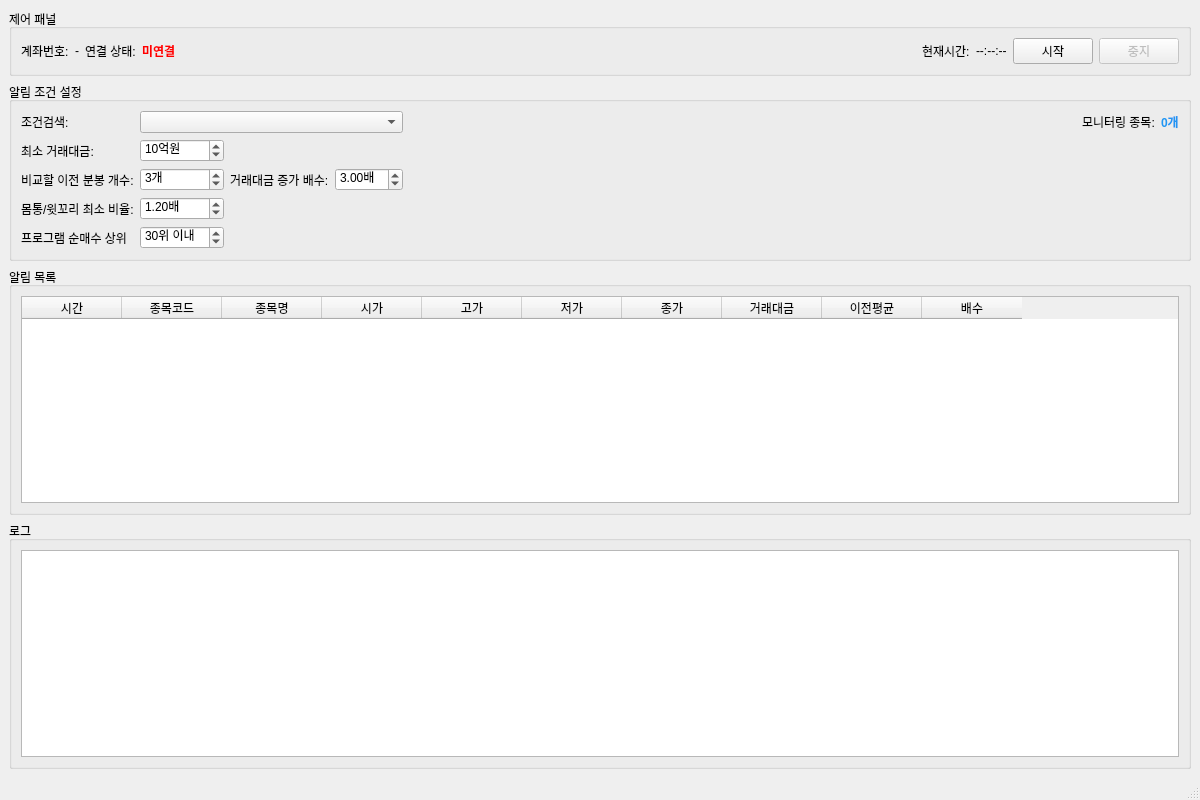
<?xml version="1.0" encoding="UTF-8"?>
<ui version="4.0">
 <class>MainWindow</class>
 <widget class="QMainWindow" name="MainWindow">
  <property name="geometry">
   <rect>
    <x>0</x>
    <y>0</y>
    <width>1200</width>
    <height>800</height>
   </rect>
  </property>
  <property name="windowTitle">
   <string>실시간 거래대금 급증 탐지 시스템</string>
  </property>
  <widget class="QWidget" name="centralwidget">
   <layout class="QVBoxLayout" name="verticalLayout">
    <item>
     <widget class="QGroupBox" name="groupBox_control">
      <property name="title">
       <string>제어 패널</string>
      </property>
      <layout class="QHBoxLayout" name="horizontalLayout">
       <item>
        <widget class="QLabel" name="label_account">
         <property name="text">
          <string>계좌번호:</string>
         </property>
        </widget>
       </item>
       <item>
        <widget class="QLabel" name="account_info">
         <property name="text">
          <string>-</string>
         </property>
        </widget>
       </item>
       <item>
        <widget class="QLabel" name="label_status">
         <property name="text">
          <string>연결 상태:</string>
         </property>
        </widget>
       </item>
       <item>
        <widget class="QLabel" name="connection_status">
         <property name="styleSheet">
          <string>color: red; font-weight: bold;</string>
         </property>
         <property name="text">
          <string>미연결</string>
         </property>
        </widget>
       </item>
       <item>
        <spacer name="horizontalSpacer">
         <property name="orientation">
          <enum>Qt::Horizontal</enum>
         </property>
         <property name="sizeHint" stdset="0">
          <size>
           <width>40</width>
           <height>20</height>
          </size>
         </property>
        </spacer>
       </item>
       <item>
        <widget class="QLabel" name="label_current_time">
         <property name="text">
          <string>현재시간:</string>
         </property>
        </widget>
       </item>
       <item>
        <widget class="QLabel" name="current_time">
         <property name="font">
          <font/>
         </property>
         <property name="styleSheet">
          <string notr="true"/>
         </property>
         <property name="text">
          <string>--:--:--</string>
         </property>
        </widget>
       </item>
       <item>
        <widget class="QPushButton" name="start_button">
         <property name="text">
          <string>시작</string>
         </property>
        </widget>
       </item>
       <item>
        <widget class="QPushButton" name="stop_button">
         <property name="enabled">
          <bool>false</bool>
         </property>
         <property name="text">
          <string>중지</string>
         </property>
        </widget>
       </item>
      </layout>
     </widget>
    </item>
    <item>
     <widget class="QGroupBox" name="groupBox_parameters">
      <property name="title">
       <string>알림 조건 설정</string>
      </property>
      <layout class="QGridLayout" name="gridLayout">
       <item row="0" column="1" colspan="3">
        <widget class="QComboBox" name="condition_combobox"/>
       </item>
       <item row="0" column="10">
        <widget class="QLabel" name="monitoring_count">
         <property name="styleSheet">
          <string>font-weight: bold; color: #2196F3;</string>
         </property>
         <property name="text">
          <string>0개</string>
         </property>
        </widget>
       </item>
       <item row="5" column="3">
        <widget class="QDoubleSpinBox" name="amount_multiplier">
         <property name="suffix">
          <string>배</string>
         </property>
         <property name="minimum">
          <double>1.000000000000000</double>
         </property>
         <property name="maximum">
          <double>20.000000000000000</double>
         </property>
         <property name="singleStep">
          <double>0.100000000000000</double>
         </property>
         <property name="value">
          <double>3.000000000000000</double>
         </property>
        </widget>
       </item>
       <item row="4" column="0">
        <widget class="QLabel" name="label_min_amount">
         <property name="text">
          <string>최소 거래대금:</string>
         </property>
        </widget>
       </item>
       <item row="5" column="1">
        <widget class="QSpinBox" name="lookback_candles">
         <property name="suffix">
          <string>개</string>
         </property>
         <property name="minimum">
          <number>1</number>
         </property>
         <property name="maximum">
          <number>10</number>
         </property>
         <property name="value">
          <number>3</number>
         </property>
        </widget>
       </item>
       <item row="4" column="1">
        <widget class="QSpinBox" name="min_amount">
         <property name="suffix">
          <string>억원</string>
         </property>
         <property name="minimum">
          <number>1</number>
         </property>
         <property name="maximum">
          <number>1000</number>
         </property>
         <property name="value">
          <number>10</number>
         </property>
        </widget>
       </item>
       <item row="0" column="0">
        <widget class="QLabel" name="label_condition_index">
         <property name="text">
          <string>조건검색:</string>
         </property>
        </widget>
       </item>
       <item row="5" column="0">
        <widget class="QLabel" name="label_lookback_candles">
         <property name="text">
          <string>비교할 이전 분봉 개수:</string>
         </property>
        </widget>
       </item>
       <item row="0" column="8">
        <spacer name="horizontalSpacer_2">
         <property name="orientation">
          <enum>Qt::Horizontal</enum>
         </property>
         <property name="sizeHint" stdset="0">
          <size>
           <width>40</width>
           <height>20</height>
          </size>
         </property>
        </spacer>
       </item>
       <item row="6" column="1">
        <widget class="QDoubleSpinBox" name="body_tail_ratio">
         <property name="suffix">
          <string>배</string>
         </property>
         <property name="minimum">
          <double>1.000000000000000</double>
         </property>
         <property name="maximum">
          <double>10.000000000000000</double>
         </property>
         <property name="singleStep">
          <double>0.100000000000000</double>
         </property>
         <property name="value">
          <double>1.200000000000000</double>
         </property>
        </widget>
       </item>
       <item row="6" column="0">
        <widget class="QLabel" name="label_body_tail_ratio">
         <property name="text">
          <string>몸통/윗꼬리 최소 비율:</string>
         </property>
        </widget>
       </item>
       <item row="5" column="2">
        <widget class="QLabel" name="label_amount_multiplier">
         <property name="text">
          <string>거래대금 증가 배수:</string>
         </property>
        </widget>
       </item>
       <item row="0" column="9">
        <widget class="QLabel" name="label_monitoring_count">
         <property name="text">
          <string>모니터링 종목:</string>
         </property>
        </widget>
       </item>
       <item row="7" column="0">
        <widget class="QLabel" name="label_program_count">
         <property name="text">
          <string>프로그램 순매수 상위</string>
         </property>
        </widget>
       </item>
       <item row="7" column="1">
        <widget class="QSpinBox" name="program_count">
         <property name="suffix">
          <string>위 이내</string>
         </property>
         <property name="minimum">
          <number>1</number>
         </property>
         <property name="maximum">
          <number>100</number>
         </property>
         <property name="value">
          <number>30</number>
         </property>
        </widget>
       </item>
      </layout>
     </widget>
    </item>
    <item>
     <widget class="QGroupBox" name="groupBox_alerts">
      <property name="title">
       <string>알림 목록</string>
      </property>
      <layout class="QVBoxLayout" name="verticalLayout_2">
       <item>
        <widget class="QTableWidget" name="alert_table">
         <property name="editTriggers">
          <set>QAbstractItemView::NoEditTriggers</set>
         </property>
         <property name="alternatingRowColors">
          <bool>true</bool>
         </property>
         <property name="selectionMode">
          <enum>QAbstractItemView::SingleSelection</enum>
         </property>
         <property name="selectionBehavior">
          <enum>QAbstractItemView::SelectRows</enum>
         </property>
         <property name="sortingEnabled">
          <bool>false</bool>
         </property>
         <column>
          <property name="text">
           <string>시간</string>
          </property>
         </column>
         <column>
          <property name="text">
           <string>종목코드</string>
          </property>
         </column>
         <column>
          <property name="text">
           <string>종목명</string>
          </property>
         </column>
         <column>
          <property name="text">
           <string>시가</string>
          </property>
         </column>
         <column>
          <property name="text">
           <string>고가</string>
          </property>
         </column>
         <column>
          <property name="text">
           <string>저가</string>
          </property>
         </column>
         <column>
          <property name="text">
           <string>종가</string>
          </property>
         </column>
         <column>
          <property name="text">
           <string>거래대금</string>
          </property>
         </column>
         <column>
          <property name="text">
           <string>이전평균</string>
          </property>
         </column>
         <column>
          <property name="text">
           <string>배수</string>
          </property>
         </column>
        </widget>
       </item>
      </layout>
     </widget>
    </item>
    <item>
     <widget class="QGroupBox" name="groupBox_log">
      <property name="title">
       <string>로그</string>
      </property>
      <layout class="QVBoxLayout" name="verticalLayout_3">
       <item>
        <widget class="QTextBrowser" name="log_browser">
         <property name="styleSheet">
          <string>font-family: 'Consolas', 'Courier New', monospace; font-size: 9pt;</string>
         </property>
        </widget>
       </item>
      </layout>
     </widget>
    </item>
   </layout>
  </widget>
  <widget class="QMenuBar" name="menubar">
   <property name="geometry">
    <rect>
     <x>0</x>
     <y>0</y>
     <width>1200</width>
     <height>21</height>
    </rect>
   </property>
  </widget>
  <widget class="QStatusBar" name="statusbar"/>
 </widget>
 <resources/>
 <connections/>
</ui>
